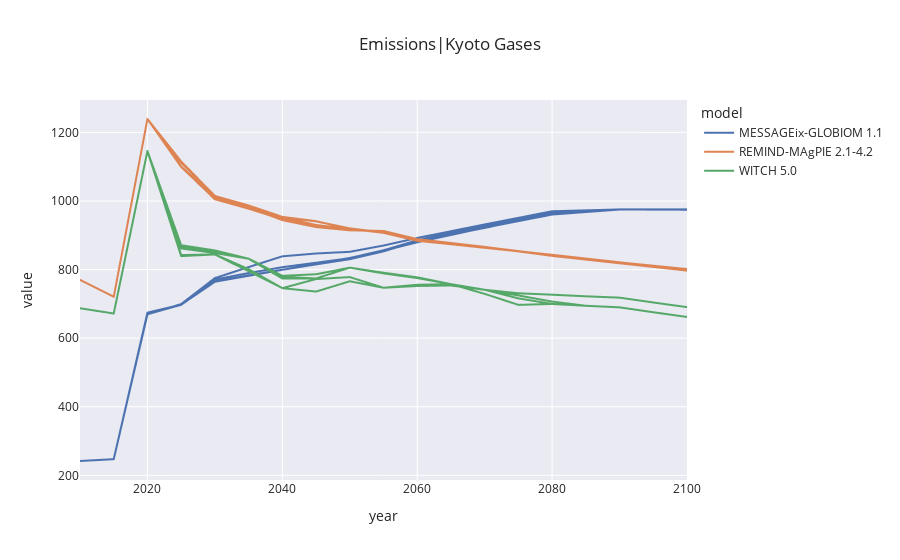

The notebook cell this image was saved under:
### Markdown cell above
## Emissions

### Code cell
dfpins = plot_line(dfp, variable='Emissions|Kyoto Gases')#, years=range(2020,2051))
